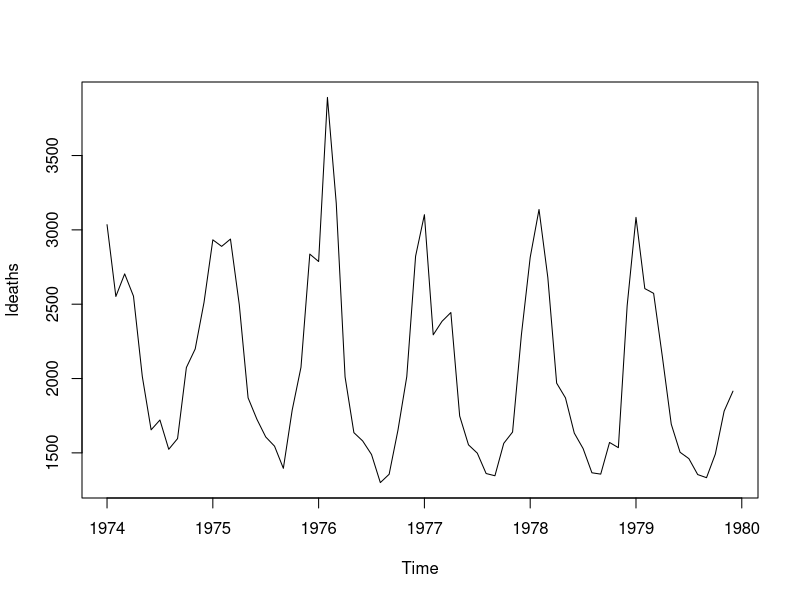
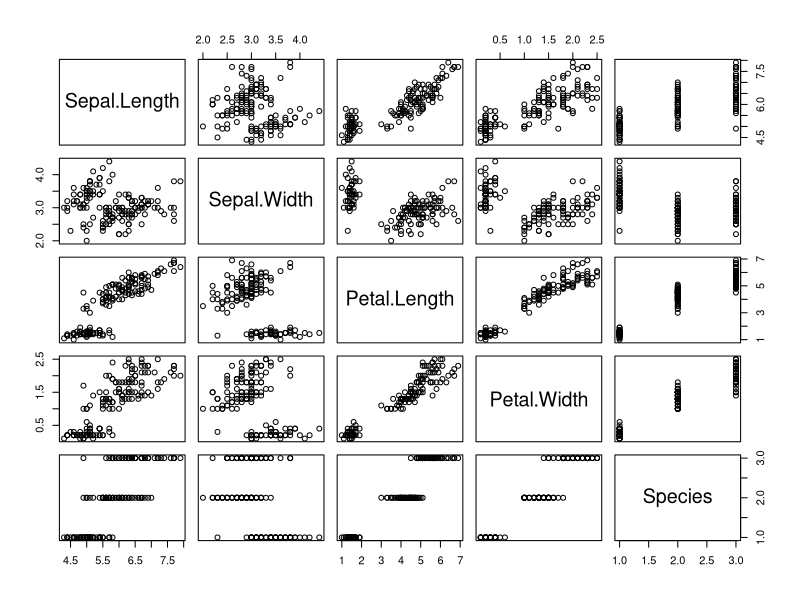
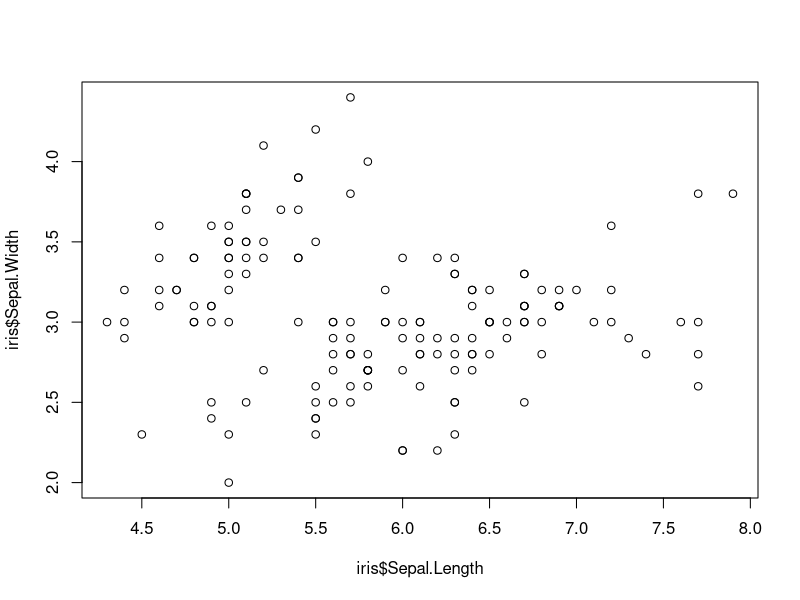
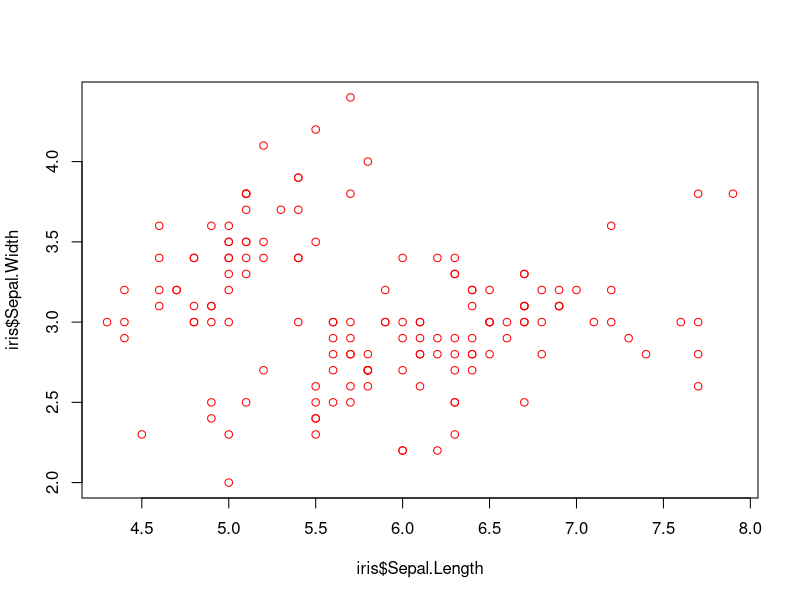
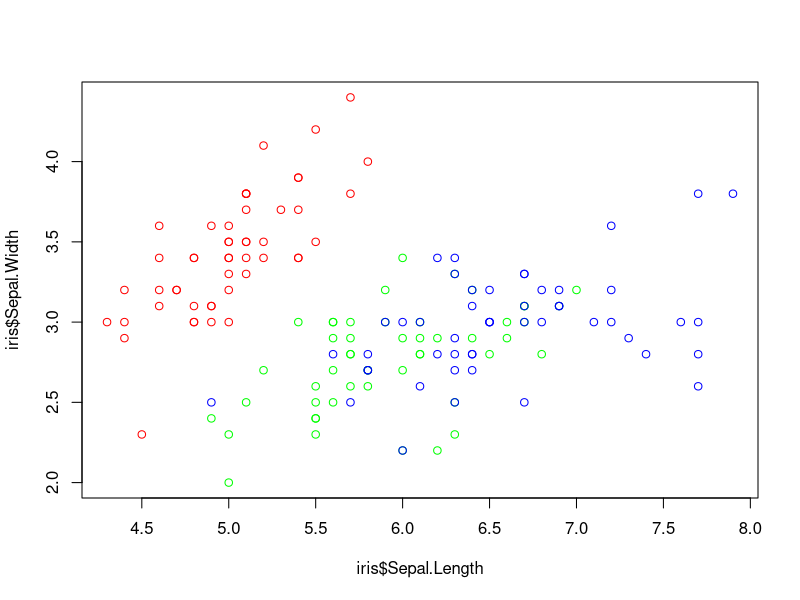
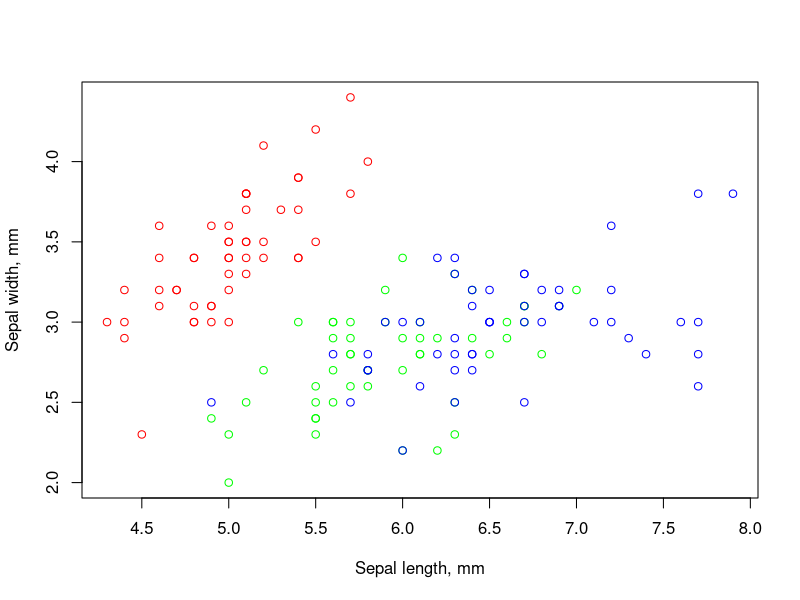
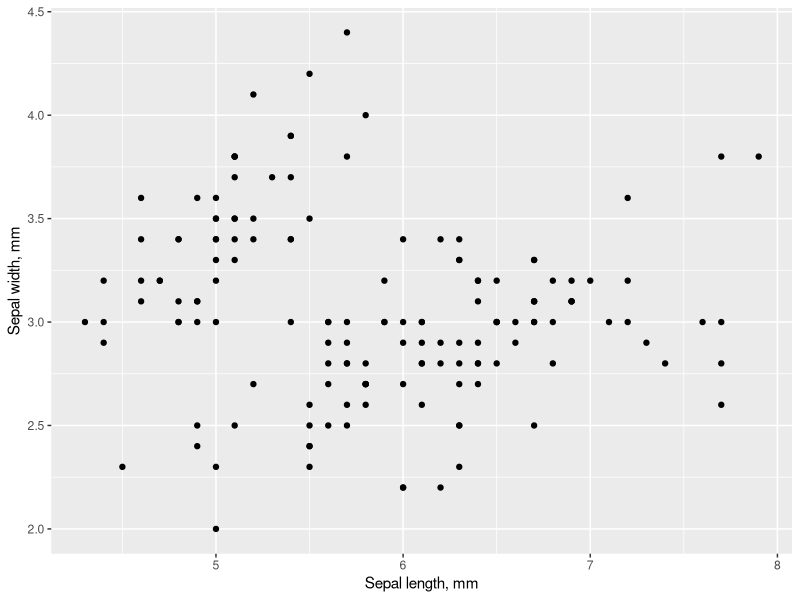
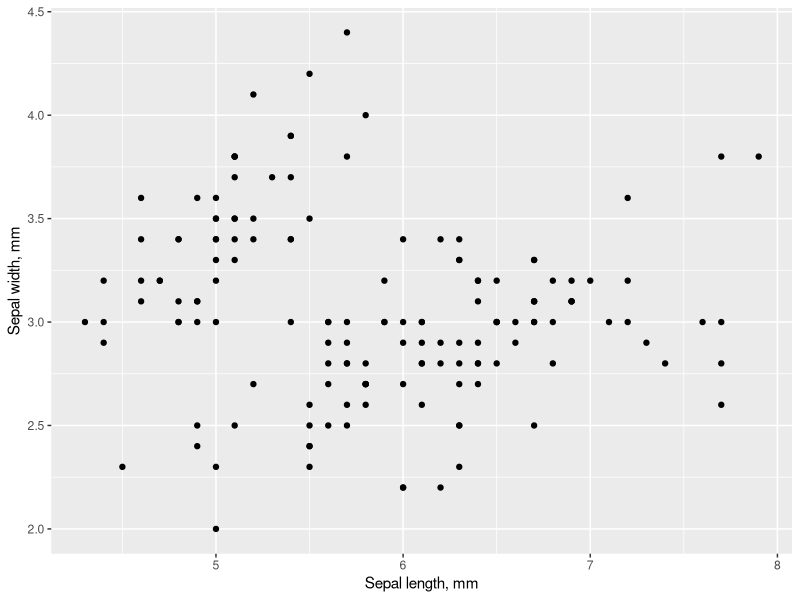

Reproduce these figures in R, in order.
## ---- chunk 1
knitr::opts_chunk$set(echo = TRUE)
## ---- chunk 2
#open a new window
#windows() #on a pc
quartz() #on a mac

#current device
dev.cur()

## ---- chunk 3
#start pdf device
pdf("mycoolplot.pdf") # you can specify many other parameters here, e.g. size, dpi, etc

# make a random plot
plot(1)

#list of devices
dev.list()
dev.cur()
## ---- chunk 4
#select a device
dev.set(3)

#end a device or close a file
dev.off()
dev.cur()

dev.off()
dev.cur()
## ---- chunk 5
plot(ldeaths)
## ---- chunk 6
head(iris)
plot(iris)
## ---- chunk 7
plot(x=iris$Sepal.Length,
     y=iris$Sepal.Width)
## ---- chunk 8
plot(x=iris$Sepal.Length,
     y=iris$Sepal.Width,
     col='red') # pass a single value to color *all* points the same way
## ---- chunk 9
species_colors = iris$Species # make a copy of the Species column
levels(species_colors) # examine the number of levels
levels(species_colors) = c("red","green","blue") # set color names as levels
species_colors = as.character(species_colors) # convert factor to character vector
species_colors # check

plot(x=iris$Sepal.Length,
     y=iris$Sepal.Width,
     col=species_colors) # pass a vector of colors to set the color of each point individually
## ---- chunk 10
plot(x=iris$Sepal.Length,
     y=iris$Sepal.Width,
     col=species_colors,
     xlab='Sepal length, mm',
     ylab='Sepal width, mm')
## ---- chunk 11
library(ggplot2)
head(iris)

# quick plot with defaults
qplot(x=Sepal.Length,
      y=Sepal.Width,
      data=iris,
      xlab='Sepal length, mm',
      ylab='Sepal width, mm',
      geom=c("point")) # set geometry - this is the biggest difference from base R
## ---- chunk 12
ggplot(data=iris, 
       mapping=aes(x=Sepal.Length,   # set aesthetics
                   y=Sepal.Width)) +
  geom_point() +                     # set geometry
  theme_grey() +                     # set theme (although this theme is default)
  xlab('Sepal length, mm') +
  ylab('Sepal width, mm')
## ---- chunk 13
# pass a single value to the parameter color inside the geometry function to color *all* points the same way
ggplot(data=iris,
       mapping=aes(x=Sepal.Length,
                   y=Sepal.Width)) +
  geom_point(color="red") + # here
  xlab('Sepal length, mm') +
  ylab('Sepal width, mm')

# pass the name of the data.frame column by which to color points to the parameter color inside the aesthetics
ggplot(data=iris, 
       mapping=aes(x=Sepal.Length,
                   y=Sepal.Width,
                   color=Species)) + # here
  geom_point() +
  xlab('Sepal length, mm') +
  ylab('Sepal width, mm')

ggplot(data=iris, 
       mapping=aes(x=Sepal.Length,
                   y=Sepal.Width,
                   color=Species)) +
  geom_point(mapping=aes(color=Species)) + # you can also create an aesthetics mapping inside geometries!
  xlab('Sepal length, mm') +
  ylab('Sepal width, mm')
## ---- chunk 14
hist(iris$Sepal.Length)
## ---- chunk 15
virnica_rows = which(iris$Species=='virginica')
iris_virginica = iris[virnica_rows,]

hist(iris_virginica$Sepal.Length)
## ---- chunk 16
qplot(x=Sepal.Length,
      data=iris,
      fill=Species,
      color=Species,
      alpha=0.5) # make the bars semi-transparent
## ---- chunk 17
ggplot(data=iris,
       mapping=aes(x=Sepal.Length,
                   fill=Species,
                   color=Species))  +
  geom_histogram(alpha=0.5)
## ---- chunk 18
boxplot(formula = iris$Sepal.Length ~ iris$Species,
        xlab = "Species",
        ylab = "Sepal length, mm")
## ---- chunk 19
library(ggpubr)

# boxplot only
box = ggplot(iris, aes(x=Species, y=Sepal.Length, color=Species)) +
  geom_boxplot()

# violin plot only
vln = ggplot(iris, aes(x=Species, y=Sepal.Length, fill=Species)) +
  geom_violin()

# both together
bv = ggplot(iris, aes(x=Species, y=Sepal.Length, fill=Species)) +
  geom_violin(trim=FALSE) +
  geom_boxplot(width=0.1, fill="white")

# arrange in the same figure
figure = ggarrange(box, vln, bv,
                   labels = c("A", "B", "C"))
figure
## ---- chunk 20
# display four plots in a 2x2 grid
par(mfrow=c(2,2))
boxplot(iris$Sepal.Length ~ iris$Species,main="Sepal Length",xlab="Species",ylab="cm")
boxplot(iris$Sepal.Width ~ iris$Species,main="Sepal Width",xlab="Species",ylab="cm")
boxplot(iris$Petal.Length ~ iris$Species,main="Petal Length",xlab="Species",ylab="cm")
boxplot(iris$Petal.Length ~ iris$Species,main="Petal Width",xlab="Species",ylab="cm")

# reset display to one graph only
par(morow=c(1,1))
## ---- chunk 21
base.plot = ggplot(iris, aes(x=Petal.Length, y=Petal.Width, color=Species)) +
  geom_point()
base.plot
  
base.plot + facet_wrap(~ Species)
base.plot + facet_wrap(~ Species, ncol=1)
## ---- chunk 22
base.plot + facet_grid(. ~ Species)
base.plot + facet_grid(Species ~ .)
## ---- chunk 23
data=iris
data$Petal.Width.Range=factor(ifelse(data$Petal.Width<1.3,"Narrow Petals","Wide Petals"))
data$Petal.Length.Range=factor(ifelse(data$Petal.Length<4.35,"Short Petals","Long Petals"))
ggplot(data, aes(x=Sepal.Length, y=Sepal.Width, color=Species)) + 
  geom_point(alpha=0.5) +
  facet_grid(Petal.Width.Range ~ Petal.Length.Range)
